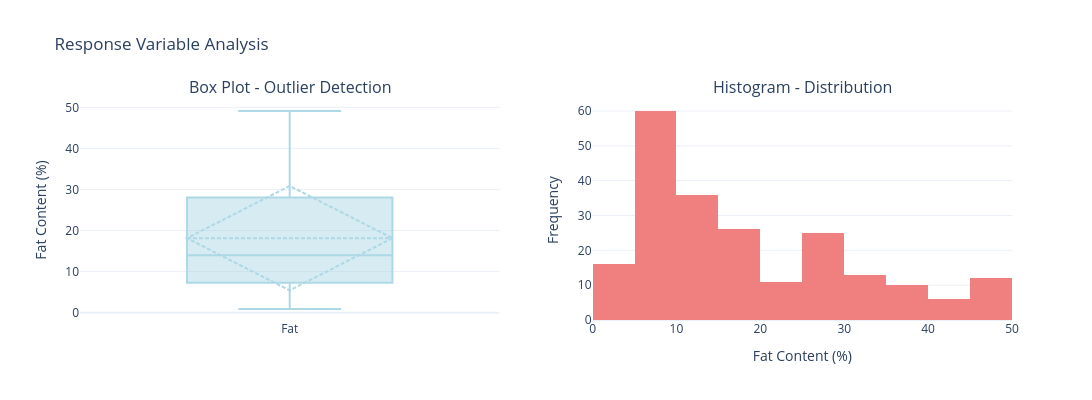

Notebook source saved alongside this figure:
### Markdown cell above
### 1.2 Response Distribution

Check for outliers and normality.

### Code cell
fig = make_subplots(rows=1, cols=2,
    subplot_titles=("Box Plot - Outlier Detection", "Histogram - Distribution"))

# Box plot
fig.add_trace(go.Box(y=y, name='Fat', marker_color='lightblue',
    boxmean='sd'), row=1, col=1)

# Histogram
fig.add_trace(go.Histogram(x=y, nbinsx=20, name='Fat',
    marker_color='lightcoral'), row=1, col=2)

fig.update_xaxes(title_text="", row=1, col=1)
fig.update_yaxes(title_text="Fat Content (%)", row=1, col=1)
fig.update_xaxes(title_text="Fat Content (%)", row=1, col=2)
fig.update_yaxes(title_text="Frequency", row=1, col=2)

fig.update_layout(title="Response Variable Analysis", width=1200, height=400,
    showlegend=False)
fig.show()

# Normality test
shapiro_stat, shapiro_p = stats.shapiro(y)
print(f"\nShapiro-Wilk test: p-value = {shapiro_p:.4f}")
if shapiro_p > 0.05:
    print("✅ Response appears normally distributed")
else:
    print("⚠️  Response may deviate from normality")

### Figure 1 — Plotly figure (JSON) as saved in the notebook; plotly's stock layout.template omitted (floating-point values rounded to 4 significant figures; data arrays with more than 128 entries replaced by an {"elided": "..."} marker saying what was removed)
{"data": [{"boxmean": "sd", "marker": {"color": "lightblue"}, "name": "Fat", "type": "box", "xaxis": "x", "y": {"elided": "215 float values"}, "yaxis": "y"}, {"marker": {"color": "lightcoral"}, "name": "Fat", "nbinsx": 20, "type": "histogram", "x": {"elided": "215 float values"}, "xaxis": "x2", "yaxis": "y2"}], "layout": {"annotations": [{"font": {"size": 16}, "showarrow": false, "text": "Box Plot - Outlier Detection", "x": 0.225, "xanchor": "center", "xref": "paper", "y": 1, "yanchor": "bottom", "yref": "paper"}, {"font": {"size": 16}, "showarrow": false, "text": "Histogram - Distribution", "x": 0.775, "xanchor": "center", "xref": "paper", "y": 1, "yanchor": "bottom", "yref": "paper"}], "height": 400, "showlegend": false, "title": {"text": "Response Variable Analysis"}, "width": 1200, "xaxis": {"anchor": "y", "domain": [0, 0.45], "title": {"text": ""}}, "xaxis2": {"anchor": "y2", "domain": [0.55, 1], "title": {"text": "Fat Content (%)"}}, "yaxis": {"anchor": "x", "domain": [0, 1], "title": {"text": "Fat Content (%)"}}, "yaxis2": {"anchor": "x2", "domain": [0, 1], "title": {"text": "Frequency"}}}}
